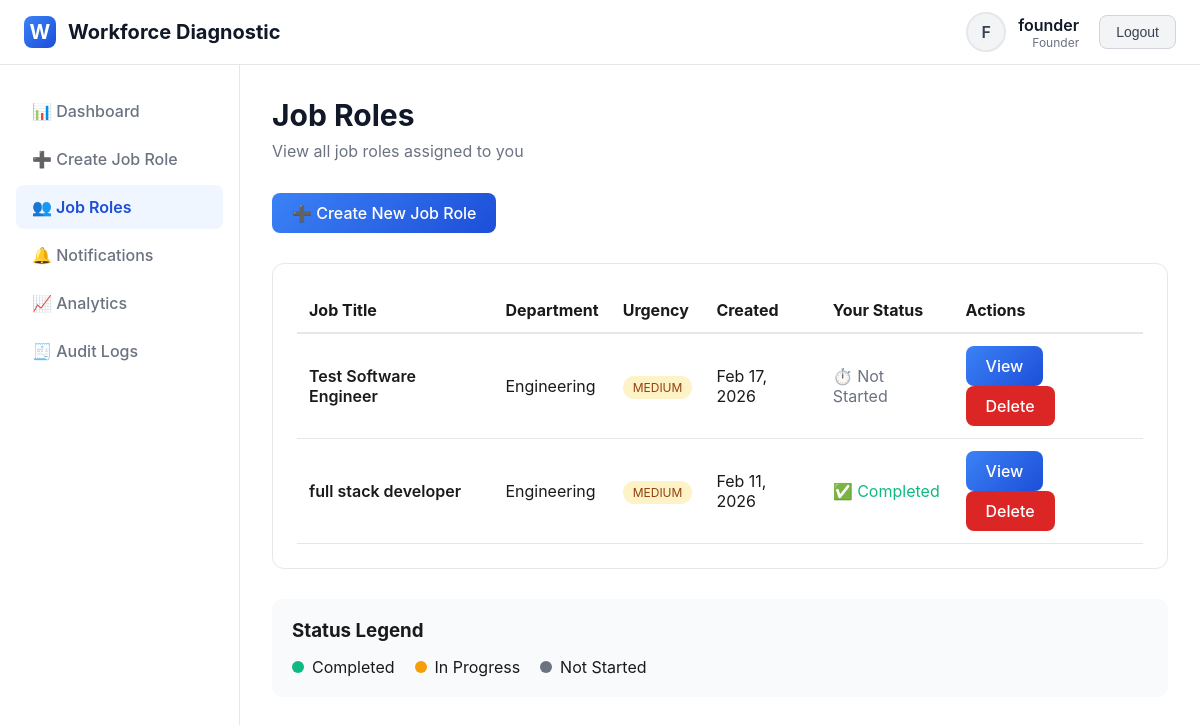
Before: /job-roles/ (signed in) with the older database file.
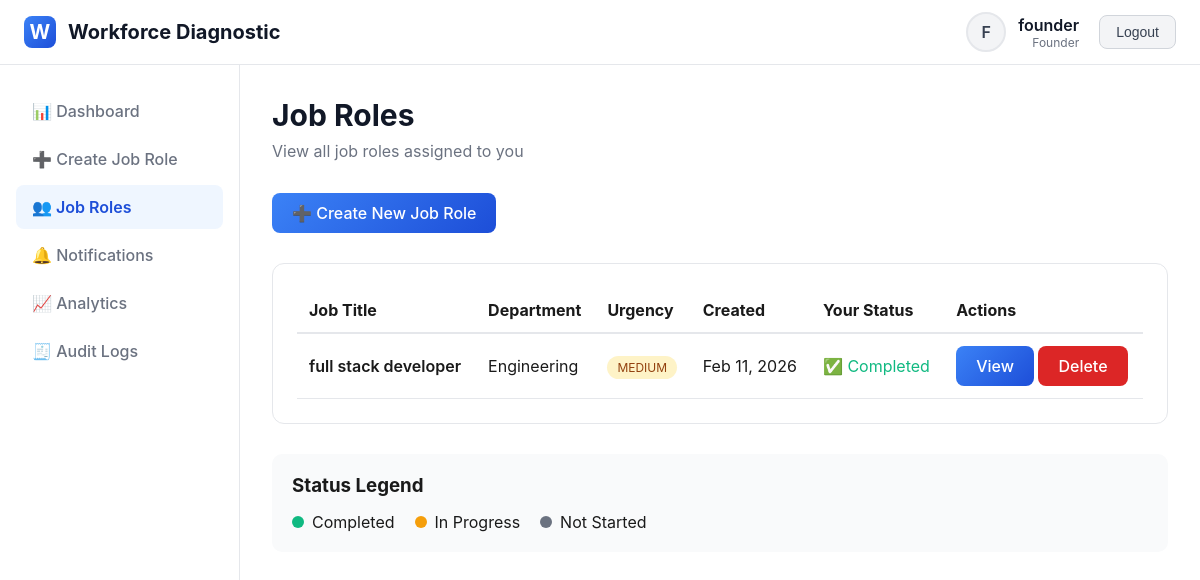
After: the same page with the newer database file.
### diagnostic_app/models.py (models this page shows, shortened)
class JobRole(models.Model):
    STATUS_CHOICES = [
        ('draft', 'Draft'),
        ('active', 'Active'),
        ('completed', 'Completed'),
        ('cancelled', 'Cancelled'),
    ]
    title = models.CharField(max_length=200)
    department = models.CharField(max_length=100)
    description = models.TextField()
    required_skills = models.TextField()
    experience_level = models.CharField(max_length=50)
    budget_range = models.CharField(max_length=100)
    urgency = models.CharField(max_length=20, choices=[
        ('low', 'Low'),
        ('medium', 'Medium'),
        ('high', 'High')
    ])
    created_by = models.ForeignKey(User, on_delete=models.CASCADE, related_name='created_jobs')
    created_at = models.DateTimeField(auto_now_add=True)
    status = models.CharField(max_length=20, choices=STATUS_CHOICES, default='draft')

### diagnostic_app/views.py (the view)
# urls.py: path('job-roles/', views.job_roles_view, name='job_roles'),
@login_required
def job_roles_view(request):
    if request.user.get_level() == 1:
        jobs = JobRole.objects.all().order_by('-created_at')
    else:
        assigned_job_ids = RoleAssignment.objects.filter(user=request.user).values_list('job_role_id', flat=True)
        jobs = JobRole.objects.filter(id__in=assigned_job_ids).order_by('-created_at')
    for job in jobs:
        try:
            assignment = RoleAssignment.objects.get(job_role=job, user=request.user)
            if assignment.is_completed:
                job.user_status = 'completed'
            else:
                job.user_status = 'in_progress'
            job.can_assess = not assignment.is_completed
        except RoleAssignment.DoesNotExist:
            job.user_status = 'not_started'
            job.can_assess = False
    context = {'jobs': jobs}
    return render(request, 'diagnostic_app/job_roles.html', context)

### diagnostic_app/models.py (called while the page is built)
    def get_level(self):
        level_map = {
            'founder': 1, 'co_founder': 1,
            'ceo': 2, 'cfo': 2,
            'cto': 2, 'coo': 2, 'project_head': 2,
            'hr_manager': 3, 'recruiter': 3, 'hr_executive': 3
        }
        return level_map.get(self.role, 0)

    def can_create_job_roles(self):
        return self.role in ['founder', 'co_founder']

### diagnostic_app/templates/diagnostic_app/job_roles.html (shortened to what the changed rows need)
{% extends 'diagnostic_app/base.html' %}
{% block content %}
<div class="page-header">
    <h1>Job Roles</h1>
</div>
<div class="card">
    <div style="overflow-x: auto;">
        <table style="width: 100%; border-collapse: collapse;">
            <thead>
                <tr style="border-bottom: 2px solid #e5e7eb;">
                    <th style="padding: 12px; text-align: left;">Job Title</th>
                    <th style="padding: 12px; text-align: left;">Department</th>
                    <th style="padding: 12px; text-align: left;">Urgency</th>
                    <th style="padding: 12px; text-align: left;">Created</th>
                    <th style="padding: 12px; text-align: left;">Your Status</th>
                    <th style="padding: 12px; text-align: left;">Actions</th>
                </tr>
            </thead>
            <tbody>
                {% if jobs %}
                {% for job in jobs %}
                <tr style="border-bottom: 1px solid #e5e7eb;">
                    <td style="padding: 12px;">
                        <div style="font-weight: 600;">{{ job.title }}</div>
                    </td>
                    <td style="padding: 12px;">{{ job.department }}</td>
                    <td style="padding: 12px;">
                        <span style="padding: 4px 10px; background:
                            {% if job.urgency == 'high' %}#fee2e2; color: #991b1b;
                            {% elif job.urgency == 'medium' %}#fef3c7; color: #92400e;
                            {% else %}#d1fae5; color: #065f46;
                            {% endif %}; border-radius: 20px; font-size: 12px;">
                            {{ job.urgency|upper }}
                        </span>
                    </td>
                    <td style="padding: 12px;">{{ job.created_at|date:"M d, Y" }}</td>
                    <td style="padding: 12px;">
                        {% if job.user_status == 'completed' %}
                        <span style="color: #10b981;">✅ Completed</span>
                        {% elif job.user_status == 'in_progress' %}
                        <span style="color: #f59e0b;">⏳ In Progress</span>
                        {% else %}
                        <span style="color: #6b7280;">⏱️ Not Started</span>
                        {% endif %}
                    </td>
                    <td style="padding: 12px;">
                        <a href="{% url 'job_role_detail' job.id %}" class="btn btn-sm btn-primary">View</a>
                        {% if user.role == 'founder' %}
                        <a href="{% url 'delete_job_role' job.id %}" class="btn btn-sm btn-danger"
                           onclick="return confirm('Are you sure you want to delete this job role? This action cannot be undone.')"
                           style="background: #dc2626; color: white;">Delete</a>
                        {% endif %}
                    </td>
                </tr>
                {% endfor %}
                {% endif %}
            </tbody>
        </table>
    </div>
</div>
{% endblock %}

Changed rows visible on the page:
removed JobRole: title "Test Software Engineer", department "Engineering", urgency "MEDIUM", created_at "Feb 17, 2026", shows "⏱️ Not Started"
